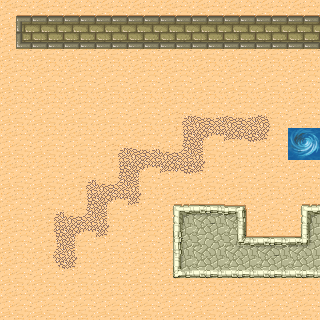

Tiled map render using the project's own tile images. Description and the map definition, with tile-layer contents summarised, below:
An orthogonal 10x10 tile map with 32x32 px tiles, 1 tile layer (layer1), 2 tilesets and 2 objects (person).

<map version="1.0" orientation="orthogonal" renderorder="right-down" width="10" height="10" tilewidth="32" tileheight="32" nextobjectid="3">
 <properties>
  <property name="type" value="sand" />
 </properties>
 <tileset firstgid="1" name="tiled2" tilewidth="32" tileheight="32" spacing="1" margin="1" tilecount="48" columns="8">
  <image source="tiled2.png" trans="ff00ff" width="265" height="199" />
  <terraintypes>
   <terrain name="sand" tile="-1" />
   <terrain name="great wall" tile="-1" />
   <terrain name="wall" tile="-1" />
   <terrain name="way" tile="-1" />
  </terraintypes>
  <tile id="0" terrain="0,0,0,1" />
  <tile id="1" terrain="0,0,1,1" />
  <tile id="2" terrain="0,0,1,0" />
  <tile id="3" terrain="3,3,3,0" />
  <tile id="4" terrain="3,3,0,3" />
  <tile id="5" terrain="0,0,0,3" />
  <tile id="6" terrain="0,0,3,3" />
  <tile id="7" terrain="0,0,3,0" />
  <tile id="8" terrain="0,1,0,1" />
  <tile id="9" terrain="1,1,1,1" />
  <tile id="10" terrain="1,0,1,0" />
  <tile id="11" terrain="3,0,3,3" />
  <tile id="12" terrain="0,3,3,3" />
  <tile id="13" terrain="0,3,0,3" />
  <tile id="14" terrain="3,3,3,3" />
  <tile id="15" terrain="3,0,3,0" />
  <tile id="16" terrain="0,1,0,0" />
  <tile id="17" terrain="1,1,0,0" />
  <tile id="18" terrain="1,0,0,0" />
  <tile id="19" terrain="1,1,1,0" />
  <tile id="20" terrain="1,1,0,1" />
  <tile id="21" terrain="0,3,0,0" />
  <tile id="22" terrain="3,3,0,0" />
  <tile id="23" terrain="3,0,0,0" />
  <tile id="24" terrain="0,0,0,2" />
  <tile id="25" terrain="0,0,2,2" />
  <tile id="26" terrain="0,0,2,0" />
  <tile id="27" terrain="1,0,1,1" />
  <tile id="28" terrain="0,1,1,1" />
  <tile id="29" terrain="0,0,0,0" />
  <tile id="32" terrain="0,2,0,2" />
  <tile id="33" terrain="2,2,2,2" />
  <tile id="34" terrain="2,0,2,0" />
  <tile id="35" terrain="2,2,2,0" />
  <tile id="36" terrain="2,2,0,2" />
  <tile id="40" terrain="0,2,0,0" />
  <tile id="41" terrain="2,2,0,0" />
  <tile id="42" terrain="2,0,0,0" />
  <tile id="43" terrain="2,0,2,2" />
  <tile id="44" terrain="0,2,2,2" />
 </tileset>
 <tileset firstgid="49" name="tiled" tilewidth="32" tileheight="32" tilecount="192" columns="16">
  <image source="tiled.png" trans="ff00ff" width="512" height="384" />
  <tile id="150">
   <animation>
    <frame tileid="150" duration="100" />
    <frame tileid="151" duration="100" />
    <frame tileid="166" duration="100" />
    <frame tileid="167" duration="100" />
    <frame tileid="182" duration="100" />
    <frame tileid="183" duration="100" />
   </animation>
  </tile>
 </tileset>
 <layer name="layer1" width="10" height="10">
  <data>[100 cells, 100 non-empty, 24 distinct tile ids]</data>
 </layer>
 <objectgroup name="object1">
  <object id="1" name="sky" type="person" x="64" y="108" width="32" height="32">
   <properties>
    <property name="HP" value="15" />
    <property name="type" value="player" />
   </properties>
  </object>
  <object id="2" x="128" y="256" width="31" height="32">
   <properties>
    <property name="type" value="food" />
   </properties>
  </object>
 </objectgroup>
</map>
